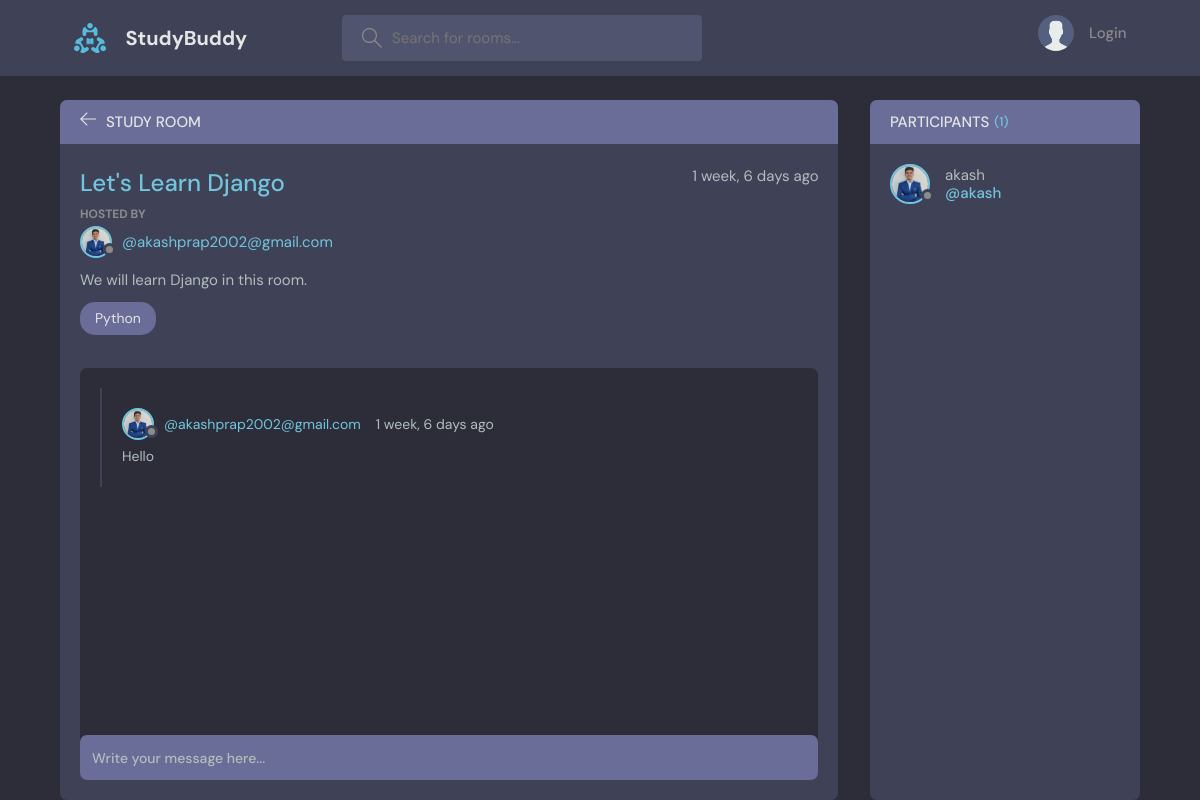
The page /room/1/ on the database its author committed.
### base/models.py (models this page shows, shortened)
class Room(models.Model):
    host=models.ForeignKey(User,on_delete=models.SET_NULL,null=True)
    topic=models.ForeignKey(Topic,on_delete=models.SET_NULL,null=True)
    name=models.CharField(max_length=200)
    description=models.TextField(null=True,blank=True)
    participants=models.ManyToManyField(User,related_name='participants',blank=True)
    updated=models.DateTimeField(auto_now=True)
    created=models.DateTimeField(auto_now_add=True)
    class Meta:
        ordering=['-updated','-created']

class User(AbstractUser):
    name=models.CharField(max_length=200,null=True)
    email=models.EmailField(unique=True,null=True)
    bio=models.TextField(null=True)
    avatar= models.ImageField(null=True,default='avatar.svg')
    USERNAME_FIELD = 'email'
    REQUIRED_FIELDS = []

class Topic(models.Model):
    name=models.CharField(max_length=200)
    def __str__(self) -> str:
        return self.name

class Message(models.Model):
    user=models.ForeignKey(User,on_delete=models.CASCADE)
    room=models.ForeignKey(Room,on_delete=models.CASCADE)
    body=models.TextField()
    updated=models.DateTimeField(auto_now=True)
    created=models.DateTimeField(auto_now_add=True)
    class Meta:
        ordering=['-updated','-created']

### base/views.py (the view, shortened to what this page needs)
# urls.py: path('room/<str:pk>/',views.room,name='room'),
def room(request,pk):
    room=Room.objects.get(id=pk)
    room_messages=room.message_set.all()
    participants= room.participants.all()
    context={'room':room, 'room_messages':room_messages, 'participants':participants}
    return render(request,'base/room.html',context)

### base/templates/base/room.html (shortened to what this page needs)
{% extends 'main.html' %}
{% block content %}
<main class="profile-page layout layout--2">
  <div class="container">
    <div class="room">
      <div class="room__top">
        <div class="room__topLeft">
          <a href="{% url 'home' %}">
            <svg version="1.1" xmlns="http://www.w3.org/2000/svg" width="32" height="32" viewBox="0 0 32 32">
              <title>arrow-left</title>
              <path
                d="M13.723 2.286l-13.723 13.714 13.719 13.714 1.616-1.611-10.96-10.96h27.625v-2.286h-27.625l10.965-10.965-1.616-1.607z">
              </path>
            </svg>
          </a>
          <h3>Study Room</h3>
        </div>
      </div>
      <div class="room__box scroll">
        <div class="room__header scroll">
          <div class="room__info">
            <h3>{{room.name}}</h3>
            <span>{{room.created | timesince }} ago</span>
          </div>
          <div class="room__hosted">
            <p>Hosted By</p>
            <a href="{% url 'user-profile' room.host.id %}" class="room__author">
              <div class="avatar avatar--small">
                <img src="{{room.host.avatar.url}}" />
              </div>
              <span>@{{room.host}}</span>
            </a>
          </div>
          <div class="room__details">
            {{room.description}}
          </div>
          <span class="room__topics">{{room.topic}}</span>
        </div>
        <div class="room__conversation">
          <div class="threads scroll">
            {% for message in room_messages %}
            <div class="thread">
              <div class="thread__top">
                <div class="thread__author">
                  <a href="{% url 'user-profile' message.user.id %}" class="thread__authorInfo">
                    <div class="avatar avatar--small">
                      <img src="{{message.user.avatar.url}}" />
                    </div>
                    <span>@{{message.user}}</span>
                  </a>
                  <span class="thread__date">{{message.created|timesince}} ago</span>
                </div>
              </div>
              <div class="thread__details">
                {{message.body}}
              </div>
            </div>
            {% endfor %}
          </div>
        </div>
      </div>
      <div class="room__message">
        <form action="" method='POST'>
          <input name="body" placeholder="Write your message here..." />
        </form>
      </div>
    </div>
    <div class="participants">
      <h3 class="participants__top">Participants <span>({{participants.count}})</span></h3>
      <div class="participants__list scroll">
        {% for user in participants %}
        <a href="{% url 'user-profile' user.id %}" class="participant">
          <div class="avatar avatar--medium">
            <img src="{{room.host.avatar.url}}" />
          </div>
          <p>
            {{user.username}}
            <span>@{{user.username}}</span>
          </p>
        </a>
        {% endfor %}
      </div>
    </div>
  </div>
</main>
{% endblock %}

### rows shown on the page
Room: name "Let's Learn Django", created "1 week, 6 days", host.avatar (picture), host "akashprap2002@gmail.com", description "We will learn Django in this room.", topic "Python"
Message: user.avatar (picture), user "akashprap2002@gmail.com", created "1 week, 6 days", body "Hello"
User: host.avatar (picture), username "akash"

### other values the page prints
{{ participants.count }} "1"
